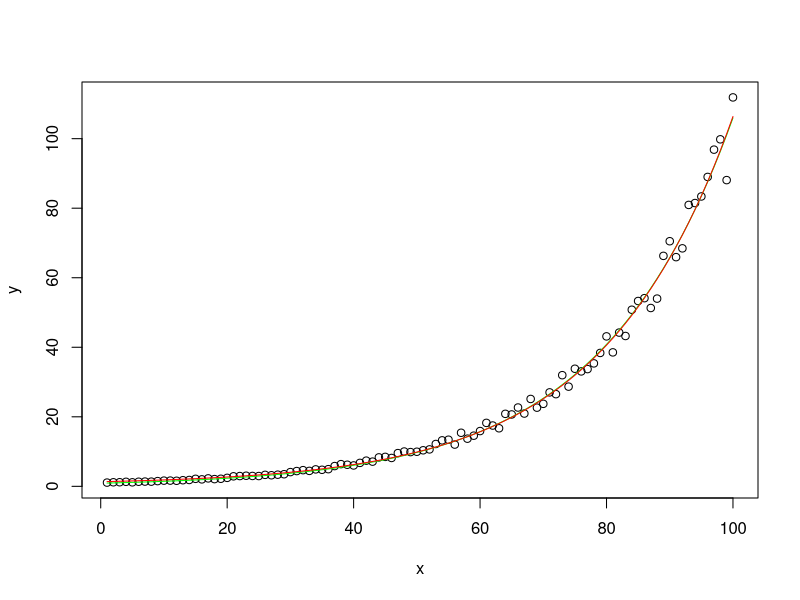

The R script that drew this image:
exp_growth <- function(t,a=1,b=2,ter=1){
  # This function returns the exponential after time t
  # parameters: 
  # t = time how long the function was growing (unit), no default
  # a = constant, start value of the the function (units observation at t0), default: 1
  # b = basis, growth factor of the function, default: 2 (doubling)
  # ter = time constant, time required to reach the growth factor, default: 1
  
  # Example: if this is modeling a rabbit population and 
  # we observe this population over 30 days, 
  # the initial population was 20 animals, 
  # we know that every 2 months, the population is 1.5 times the time it was before, 
  # we would give it the values:
  # t = 30 (days)
  # a = 20 (individuals)
  # b = 1.5 (factor)
  # ter = 60 (days)
  
  grown_population <- a*b^(t/ter)
  
  return(grown_population)
}

# generate data
x <- seq(1,100)
y <- exp_growth(x,a=1,b=2,ter=15)
y <- y+y*runif(length(y),-0.1,0.11)
d <- cbind(x,y)
d <- as.data.frame(d)

# parameter estimates using the optim function
startParams <- c(1,2,10)
names(startParams) <- c("a","b","ter")

# current data and preditions are being plotted
getregpred <- function(params,data){
  # here, we calculate the data from our independent variable under the assumption of the parameters b0(intercept) and b1(slope). Note that the names are hard coded here and that this function will only work for a linear regression. This is similar to the function that generated the data, but without the error term.
  getregpred <- params["a"]*params["b"]^(data[,1]/params["ter"])
  
  # return the computed regression data so we can calculate the deviation to the measured data
  return(getregpred)
}

# Get the computed predictions and compute how much they deviate

rmsd <- function(params,data){
  # generate predictions
  preds <- getregpred(params,data)
  #evaluate the deviation, this computes the sum of squared deviations between data points and devides by the total number of data points to get the mean summed square deviation
  rmsd <- sqrt(sum((preds-data[,2])^2)/length(preds))
}

#the parameter estimation with 
# for model1
(xout1 <- optim(startParams,rmsd,data=d))

# plot data plus fit
plot(d)
y_pred <- exp_growth(d[,1],a=xout1$par[1],b=xout1$par[2],ter=xout1$par[3])
lines(d[,1],y_pred,col="green")

# slightly different model works
nlm1 <- nls(y ~ a + b* exp(x/ter),
            start = list(a=1,b=1,ter=5),
            data = d
)
lines(d$x,fitted(nlm1),col="red")

# does not work
#nlm0 <- nls(y ~ a * b^(x/ter),
#            start = list(a=1,b=1,ter=5),
#            data = d
#)